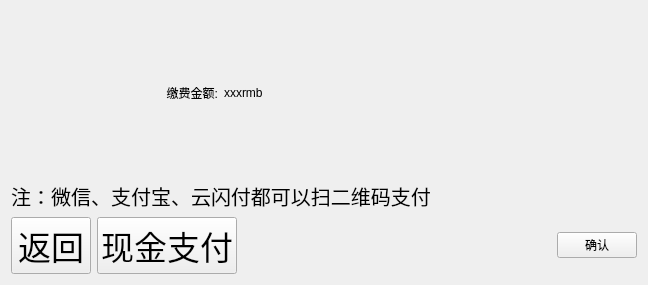
         <widget class="QWidget" name="tab_9">
          <attribute name="title">
           <string>3</string>
          </attribute>
          <layout class="QGridLayout" name="gridLayout_19">
           <item row="0" column="0">
            <layout class="QHBoxLayout" name="horizontalLayout_23">
             <item>
              <layout class="QVBoxLayout" name="verticalLayout_16">
               <item>
                <layout class="QVBoxLayout" name="verticalLayout_15">
                 <item>
                  <spacer name="verticalSpacer_13">
                   <property name="orientation">
                    <enum>Qt::Vertical</enum>
                   </property>
                   <property name="sizeHint" stdset="0">
                    <size>
                     <width>20</width>
                     <height>40</height>
                    </size>
                   </property>
                  </spacer>
                 </item>
                 <item>
                  <layout class="QHBoxLayout" name="horizontalLayout">
                   <item>
                    <widget class="QLabel" name="label_17">
                     <property name="text">
                      <string>缴费金额:</string>
                     </property>
                     <property name="alignment">
                      <set>Qt::AlignRight|Qt::AlignTrailing|Qt::AlignVCenter</set>
                     </property>
                    </widget>
                   </item>
                   <item>
                    <widget class="QLabel" name="label_18">
                     <property name="text">
                      <string>xxxrmb</string>
                     </property>
                    </widget>
                   </item>
                  </layout>
                 </item>
                 <item>
                  <spacer name="verticalSpacer_14">
                   <property name="orientation">
                    <enum>Qt::Vertical</enum>
                   </property>
                   <property name="sizeHint" stdset="0">
                    <size>
                     <width>20</width>
                     <height>40</height>
                    </size>
                   </property>
                  </spacer>
                 </item>
                </layout>
               </item>
               <item>
                <widget class="QLabel" name="label_29">
                 <property name="font">
                  <font>
                   <pointsize>15</pointsize>
                  </font>
                 </property>
                 <property name="text">
                  <string>注：微信、支付宝、云闪付都可以扫二维码支付</string>
                 </property>
                 <property name="alignment">
                  <set>Qt::AlignCenter</set>
                 </property>
                </widget>
               </item>
              </layout>
             </item>
             <item>
              <widget class="QLabel" name="label_30">
               <property name="minimumSize">
                <size>
                 <width>200</width>
                 <height>200</height>
                </size>
               </property>
               <property name="maximumSize">
                <size>
                 <width>200</width>
                 <height>200</height>
                </size>
               </property>
               <property name="text">
                <string/>
               </property>
               <property name="pixmap">
                <pixmap resource="resources.qrc">:/images/pay.png</pixmap>
               </property>
               <property name="scaledContents">
                <bool>true</bool>
               </property>
               <property name="alignment">
                <set>Qt::AlignCenter</set>
               </property>
               <property name="margin">
                <number>0</number>
               </property>
              </widget>
             </item>
            </layout>
           </item>
           <item row="1" column="0">
            <layout class="QHBoxLayout" name="horizontalLayout_22">
             <item>
              <layout class="QHBoxLayout" name="horizontalLayout_21">
               <item>
                <widget class="QPushButton" name="pushButton_back_10">
                 <property name="font">
                  <font>
                   <pointsize>25</pointsize>
                  </font>
                 </property>
                 <property name="text">
                  <string>返回</string>
                 </property>
                 <property name="icon">
                  <iconset resource="resources.qrc">
                   <normaloff>:/images/back.png</normaloff>:/images/back.png</iconset>
                 </property>
                </widget>
               </item>
               <item>
                <widget class="QPushButton" name="pushButton">
                 <property name="font">
                  <font>
                   <pointsize>25</pointsize>
                  </font>
                 </property>
                 <property name="text">
                  <string>现金支付</string>
                 </property>
                </widget>
               </item>
              </layout>
             </item>
             <item>
              <spacer name="horizontalSpacer_21">
               <property name="orientation">
                <enum>Qt::Horizontal</enum>
               </property>
               <property name="sizeHint" stdset="0">
                <size>
                 <width>40</width>
                 <height>20</height>
                </size>
               </property>
              </spacer>
             </item>
             <item>
              <widget class="QPushButton" name="pushButton_submit_7">
               <property name="text">
                <string>确认</string>
               </property>
               <property name="icon">
                <iconset resource="resources.qrc">
                 <normaloff>:/images/ok.png</normaloff>:/images/ok.png</iconset>
               </property>
              </widget>
             </item>
            </layout>
           </item>
          </layout>
         </widget>
